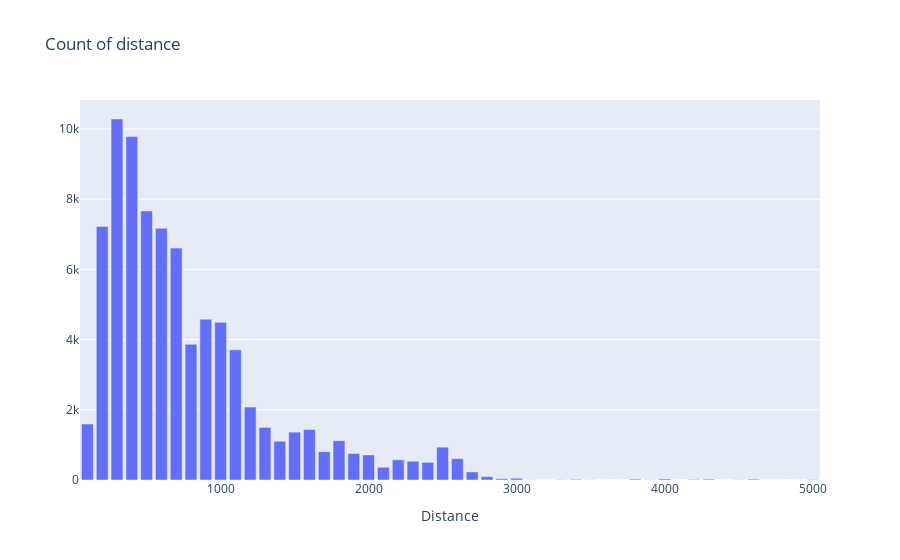

The code cell stored with this chart in its notebook:
### Code cell
trace0 = go.Bar(
    x=c.index,
    y=c['Count'],
    name='Count'
)

layout = {
    'title': 'Count of distance',
    'xaxis': {
        'title': 'Distance'
    }
}

fig = go.Figure(data=trace0, layout=layout)

iplot(fig, show_link=False)

### Figure 1 — Plotly figure (JSON) as saved in the notebook; plotly's stock layout.template omitted (floating-point values rounded to 4 significant figures)
{"data": [{"name": "Count", "type": "bar", "x": [100, 200, 300, 400, 500, 600, 700, 800, 900, 1000, 1100, 1200, 1300, 1400, 1500, 1600, 1700, 1800, 1900, 2000, 2100, 2200, 2300, 2400, 2500, 2600, 2700, 2800, 2900, 3000, 3100, 3200, 3300, 3400, 3500, 3600, 3700, 3800, 3900, 4000, 4100, 4200, 4300, 4400, 4500, 4600, 4700, 4800, 4900, 5000], "y": [1596, 7220, 10285, 9783, 7665, 7169, 6608, 3869, 4578, 4491, 3709, 2077, 1498, 1104, 1364, 1437, 806, 1119, 754, 713, 362, 575, 535, 503, 935, 609, 230, 95, 36, 49, 3, 0, 7, 17, 3, 0, 0, 24, 4, 29, 0, 14, 23, 0, 5, 22, 0, 0, 0, 9]}], "layout": {"title": {"text": "Count of distance"}, "xaxis": {"title": {"text": "Distance"}}}}
